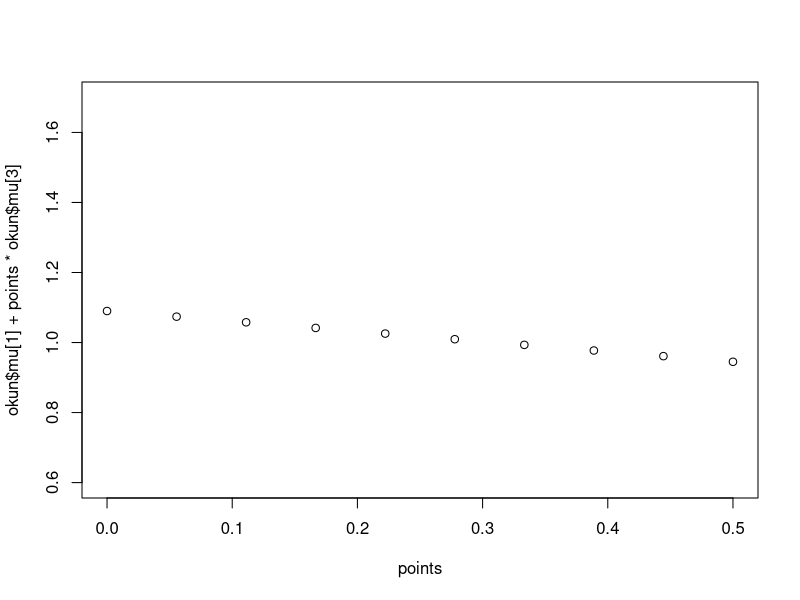
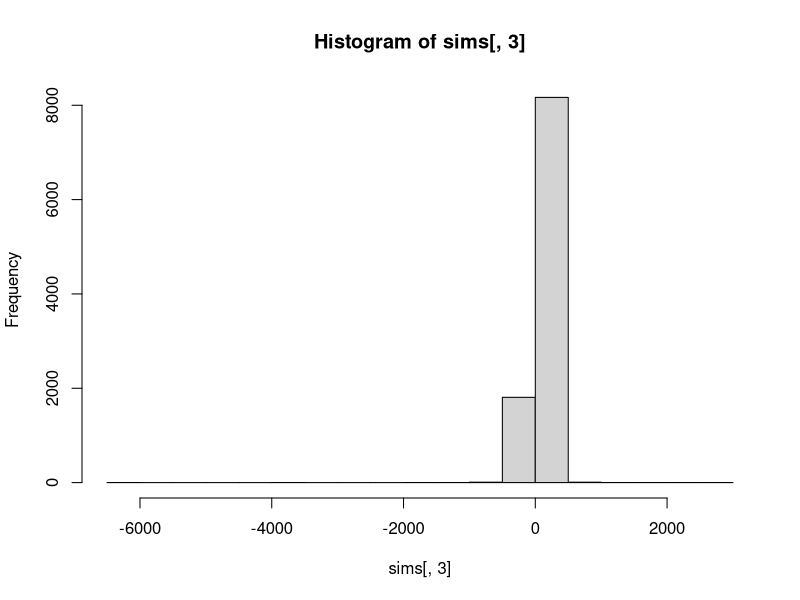
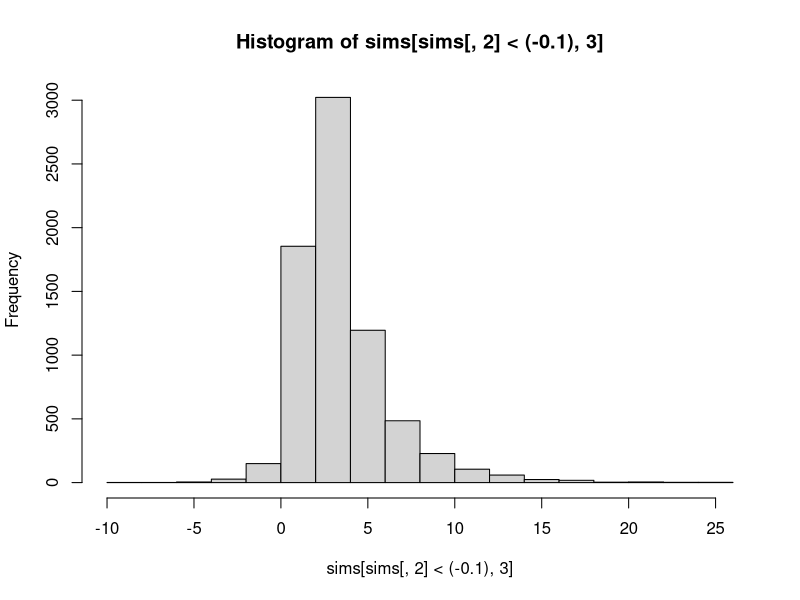
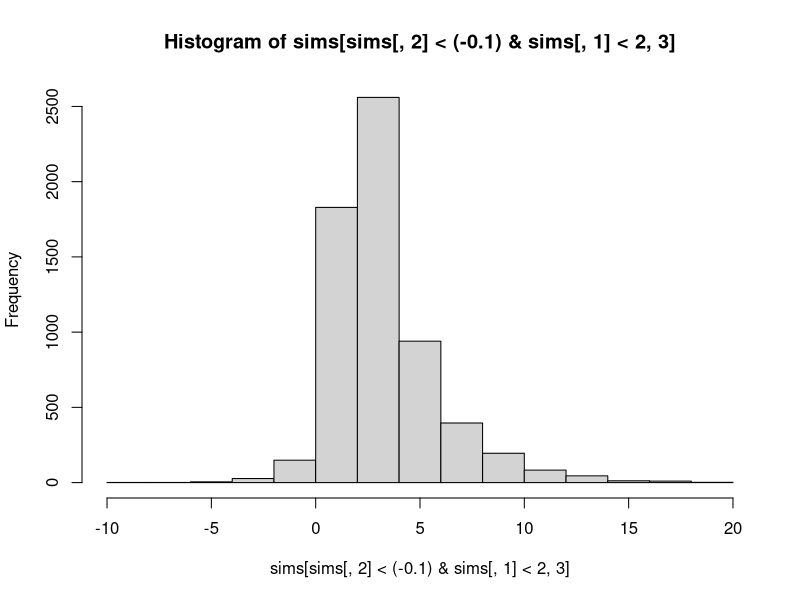
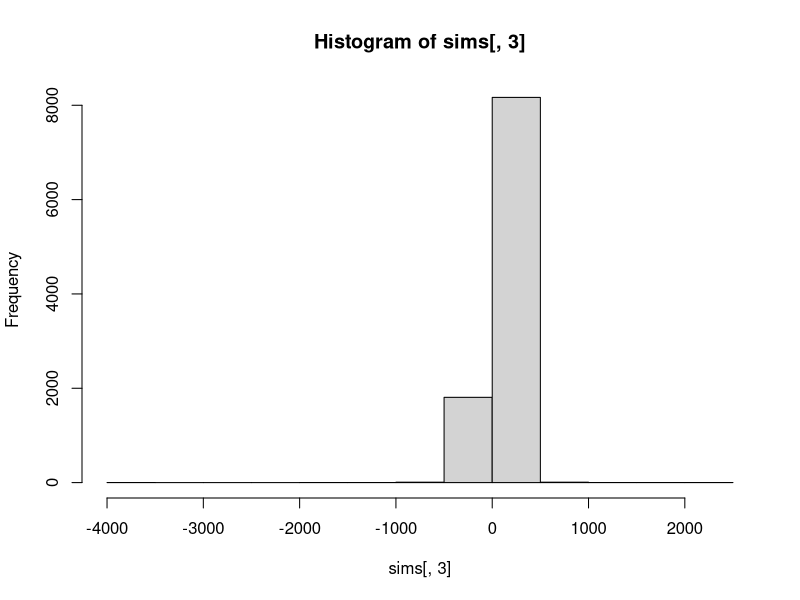

R code for these plots, in order:
cons_pre = c(1.09, 0.50, 0.10, 2.33)
cons_post = c(0.73, 0.40, -0.23, 1.85)
beta_pre = c(-0.29, 0.11, -0.48, -0.03)
beta_post = c(-0.23, 0.11, -0.47, 0.03)

okun = data.frame(cons_pre, cons_post, beta_pre, beta_post)
rownames(okun) = c("mu", "SE","a","b")
okun = okun[1:2,]
okun = as.data.frame(t(okun))

points = seq(0,.5, length.out = 10)
plot(points, okun$mu[1]+points*okun$mu[3], ylim = c(.6,1.7))
#arrows(x0 = points, y0 = okun$mu[1]+points*okun$mu[3]-okun$SE[1], y1 = okun$mu[1]+points*okun$mu[3]+okun$SE[1], code = 3, angle = 90, col = rgb(.5, 0, 0, alpha = .3), length = .05)

library("MASS")
#cov = corr*sigmax*sigmay = corr*SEx*SEy ; used a guess of corr = -0.6
covariance = matrix(c(okun$SE[1], -.12, -.12, okun$SE[3]), nrow = 2)
N = 10000
sims = mvrnorm(N, mu = okun$mu[c(1,3)], Sigma = covariance)
sims = as.data.frame(sims)
sims[,3] = as.numeric(-sims[,1]/sims[,2])
colnames(sims) = c("cons_pre", "beta_pre", "ratio_pre")
hist(sims[,3])

mean(sims[sims[,2]<(-.1), 3])
sqrt(var(sims[sims[,2]<(-.1), 3]))
hist(sims[sims[,2]<(-.1), 3])

mean(sims[sims[,2]<(-.1) & sims[,1] < 2, 3])
sqrt(var(sims[sims[,2]<(-.1) & sims[,1] < 2, 3]))
hist(sims[sims[,2]<(-.1) & sims[,1] < 2, 3])

sims[which(sims[,3]==max(sims[sims[,2]<(-.1),3])),]
sims[which(sims[,3]==min(sims[,3])),]
sims = sims[-(c(which(sims[,3]==min(sims[,3])),
                 which(sims[,3]==max(sims[,3]))))
                 , ]
nrow(sims)
hist(sims[,3])


boots = function(n, mean, SE){
  r = rnorm(n, mean, SE)
  print(mean(r))
  print(sqrt(var(r)))
}

attach(okun)

N = 1000
okun.trial = matrix(rep(NA, 8), )
for (i in 1:nrow(okun)){
  boots(N, mu[i], SE[i])
}
boots(1000, 0, 1)